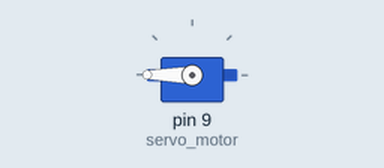
This sketch was run on a simulated Arduino Uno, built with avr-gcc and run on an emulated ATmega328P. On the bench: servo.

Above: at 0.05 s.
At 0.75 s:
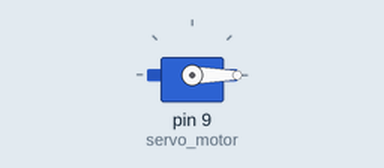
At 1.5 s:
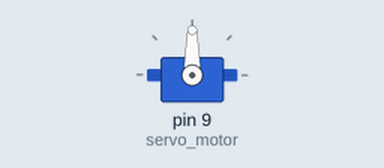
Timing chart, 0 to 3.5 s (numbered marks = the images above):
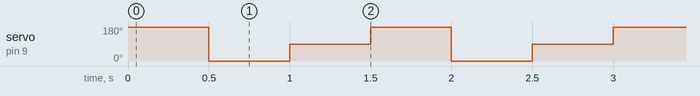

The sketch:

aula_pratica.ino
```cpp
// inclusao da biblioteca Servo
#include <servo.h>

// Criar um Objeto da Biblioteca
Servo servo_motor;

void setup(){
  servo_motor.attach(9);

}

void loop(){
  // comando para mandar o servo para posiçao 180 graus
  servo_motor.write(180);
  delay(500);
  servo_motor.write(0);
  delay(500);
  servo_motor.write(90);
  delay(500);

}
```

Measured:
- by itself, servo on pin 9 (servo_motor): repeats every 1.5 s: 90° 0.50 s, 180° 0.50 s, 0° 0.50 s
